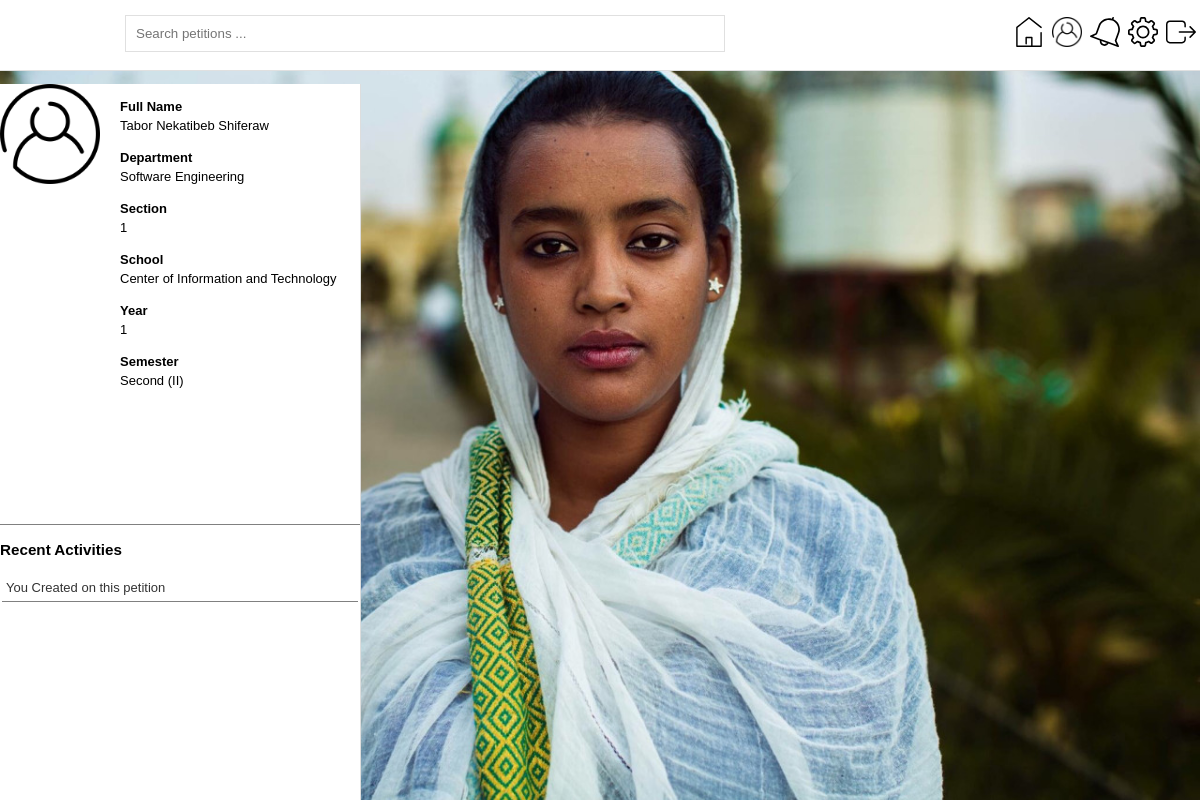
The page /student.php?notf (signed in) on the database its author committed.
### tables this page shows
CREATE TABLE IF NOT EXISTS `student` (
`studID` int(11) NOT NULL,
  `ID` char(15) NOT NULL,
  `fname` char(15) NOT NULL,
  `mname` char(15) NOT NULL,
  `lname` char(15) NOT NULL,
  `department` int(11) NOT NULL,
  `section` int(11) NOT NULL,
  `school` int(11) NOT NULL,
  `year` int(11) NOT NULL,
  `email` varchar(30) NOT NULL,
  `semester` int(11) NOT NULL,
  `password` char(32) NOT NULL,
  `status` enum('1','2','3') NOT NULL DEFAULT '1' COMMENT '1:unreg 2:registered 3:blocked'
);

### student.php (called while the page is built, shortened)
<?php
	include 'includes/ui/profileui.php';
	include 'includes/class/classStudent.php';
	include 'includes/class/classActivity.php';
	$studID = Authenticator::get_session('studID');
	$student = new Student($studID);
	$authnctd = $student->getstudentID()==Authenticator::get_session('studID');
	$recActs = ($authnctd) ? $student->recentActivities() : null;
	$profui->voteDisp = false;
	$profui->profile($student,$recActs,$authnctd);
?>

### includes/class/classStudent.php (called while the page is built, shortened)
<?php
	class Student{
		public $firstName;
		private $middleName;
		private $lastName;
		private $studentID;
		private $department;
		private $year;
		private $semester;
		private $section;
		private $db;
		public function __construct($info)
		{
			global $db;
			$this->db = $db;
			if(gettypei($info)=='int') {
				$this->studentID = (int)$info;
				$info = $this->retrieve_info();
			}
			else if(gettypei($info)=='obj')
				$this->intiliaze_this($info);
			else if( gettypei($info) == 'arr')
				$this->int_this_arr($info);
		}
		private function retrieve_info()
		{
			$query = "SELECT * FROM " . TABLE_STUD . " WHERE studID = $this->studentID LIMIT 1";
			$this->db->prp_stmt($query);
			$resultSet = $this->db->get_resultset();
			return $resultSet;
		}
		public function getFullName()
		{
			$fullName = ucwords($this->firstName . " " . $this->middleName . " ". $this->lastName);
			return $fullName;
		}
		public function getDepartment() {
			return $this->department;
		}
		public function getYear(){
			return $this->year;
		}
		public function getSemester(){
			return $this->semester;
		}
		public function getSection(){
			return $this->section;
		}
		private function intiliaze_this($info)
		{
			$this->firstName  = $info->fname;
			$this->middleName = $info->mname;
			$this->lastName   = $info->lname;
			$this->studentID  = $info->studID;
			$this->department = $info->department;
			$this->year       = $info->year;
			$this->semester   = $info->semester;
			$this->section    = $info->section;
		}
		public function myNotifications()
		{
			$query = "(SELECT petitionID as onID,'v' as ntype,count(1) as num,date as dt FROM " . TABLE_VOTE . " WHERE seen=" . PET_UNRESOLVED . " and   petitionID IN (SELECT petID FROM " . TABLE_PET . " WHERE owner=$this->studentID) GROUP by petitionID) UNION ALL (SELECT petitionID as onID,'c' as ntype,count(1) as num,date as dt FROM " . TABLE_COM . " WHERE seen=" . PET_UNRESOLVED . " and petitionID IN (SELECT petID FROM " . TABLE_PET ." WHERE owner=$this->studentID and getNotifcation=" .PET_NOTF_ON . ") GROUP BY petitionID) ORDER BY dt DESC" ;
			$this->db->prp_stmt($query);
			$notfs = array();
			return $notfs;
		}
		public function recentActivities()
		{
			$query = "SELECT commentID as actID,petitionID as onID,date,'c' as type FROM " . TABLE_COM. " WHERE commenter=$this->studentID UNION SELECT voteID,petitionID,date,'v' as type FROM " . TABLE_VOTE . "  WHERE voter=$this->studentID UNION SELECT petID,petID,post_date,'p' as type FROM " . TABLE_PET . " WHERE owner = $this->studentID ORDER by date DESC LIMIT " . RECACT;
			$this->db->prp_stmt($query);
			$results = array();
			foreach($this->db->get_resultset() as $result)
				$results[] = new Activity($result);
			return $results;
		}
	}
?>

### includes/class/classDB.php (called while the page is built, shortened)
<?php
	class DB {
		private $db;
		function __construct() {
			$this->db = new mysqli(DB::HOST, DB::USRNAME, DB::PSSWRD, DB::DBNAME);
		}
		function prp_stmt($query, $params='') {
			$stmt = $this->db->query($query);
			return true;
		}
	}
?>

### includes/scdepinfo.php (called while the page is built, shortened)
<?php
	class Scdep{
		public static $departments = array(
									1 => 'Software Engineering',
									2 => 'Mechanical Enginnering',
									3 => 'Bio medical Engineering',
									4 => 'Civil Engineering',
									5 => 'Computer and Electrical Engineering',
									6 => 'Chemical Engineering',
									7 => 'Information Technology (IT)'
			);
		private static $schools = array(
							0 => 'Center of Information and Technology',
							1 => 'Electrical and Computer Engineering school',
							2 => 'Civil and Water Engineering school',
							3 => 'Mechanical and Industrial Engineering school'
			);
		private static $mapping = array(
										0 => array(1),
										1 => array(5),
										2 => array(4),
										3 => array(2)
									);
		public static $semMap = array(
											1 => 'First (I)',
											2 => 'Second (II)',
											3 => 'Third (III)',
											4 => 'Fourth (IV)',
											5 => 'Fifth (V)',
											6 => 'Sixth (VI)'
									);
		public static function getDepName($depID)
		{
			$depID = (int)$depID;
			return self::$departments[$depID];
		}
		public static function mapDepSch($depID)
		{
			$counter = 0;
			foreach(self::$mapping as $deps){
				if( (array_search($depID, $deps))!==false )
					return self::$schools[$counter];
				$counter++;
			}
			return UNDEF;
		}
		public static function getSem($sem)
		{
			$sem = (int)$sem;
			return self::$semMap[$sem];
		}
	}
?>

### includes/class/classActivity.php (called while the page is built, shortened)
<?php
	class Activity {
		private $type;
		private $onID;
		private $verbs = array(
								'c' => 'Commented',
								'v' => 'voted',
								'p' => 'Created'
							);
		private function int_this($info)
		{
			$this->onID  = $info->onID;
			$this->type  = $info->type;
		}
		public function getVerb() {
			return $this->verbs[$this->type];
		}
		public function getOnID(){
			return $this->onID;
		}
	}
?>

### includes/ui/profileui.php (the view, shortened to what this page needs)
<?php
	include 'includes/ui/accountui.php';
	class Profileui extends Accountui{
		public function profile($info,$recent,$authnctd){
			echo "<div class='stud_profile'>";
				echo "<div class='stud_info'>";
					echo "<img class='profilepic' src='includes/images/user.png'>";
					$this->information($info);
				echo "</div>";
				if($authnctd){
					echo "<div class='recentActv'>";
						echo "<h3> Recent Activities </h3>";
						$this->recentActv($recent);
					echo "</div>";
				}
			echo "</div>";
		}
		public function information($info) {
			echo "<div class='information'>";
				echo "<dl>
							<dt>Full Name  </dt> <dd> " . $info->getFullName() . "</dd></dl>";
				echo "<dl>
							<dt>Department </dt>
							<dd>" . Scdep::getDepName($info->getDepartment()) . "</dd></dl>";
				echo "<dl>
						<dt>Section </dt>
						<dd>" . $info->getSection() . "</dd></dl>";
				echo "<dl>
					<dt>School </dt>
					<dd>" . Scdep::mapDepSch($info->getDepartment()) ."</dd></dl>";
				echo "<dl>
						<dt>Year </dt>
						<dd>" . $info->getYear() . "</dd></dl>";
				echo "<dl>
				<dt>Semester </dt>
				<dd>" . Scdep::getSem($info->getSemester()) ."</dd</dl>";
			echo "</div>";
		}
		public function recentActv($info) {
			foreach($info as $actv) {
				echo "<a href='" . PAGE_ACCT . "?petID=" . $actv->getOnID() . "'> <span class='actv'>You " . $actv->getVerb() . " on  this petition </span></a>";
			}
		}
	}
?>

### includes/css/style.css (style rules this page uses)
a { text-decoration: none; color: #333; }
.stud_profile { background: white; display: inline-block; float:left; height: 100%; position: fixed; border-right: solid 1px #ddd; width: 30%; left:0; }
.stud_info { border-bottom: solid 1px gray; overflow: auto; height: 55%; }
.stud_profile .profilepic { width: 100px; display: inline-block; margin-right: 20px; }
.stud_profile .information,.stud_profile .profilepic { float: left; }
.stud_profile .information dt,.stud_profile .information dd { display: inline; margin: 0; }
.stud_profile .information dt { font-weight: bold; display: table-cell; }
.stud_profile .recentActv { overflow: auto; height: 30%; }
.stud_profile .recentActv .actv { display: block; _background-color: #ddd; cursor: pointer; border-bottom: solid 1px gray; padding: 4px; margin:2px; }

### rows shown on the page
student: $info->getFullName() "Tabor Nekatibeb Shiferaw", department "Software Engineering", section "1", department "Center of Information and Technology", year "1", semester "Second (II)"

### other values the page prints
$actv->getVerb() "Created"
